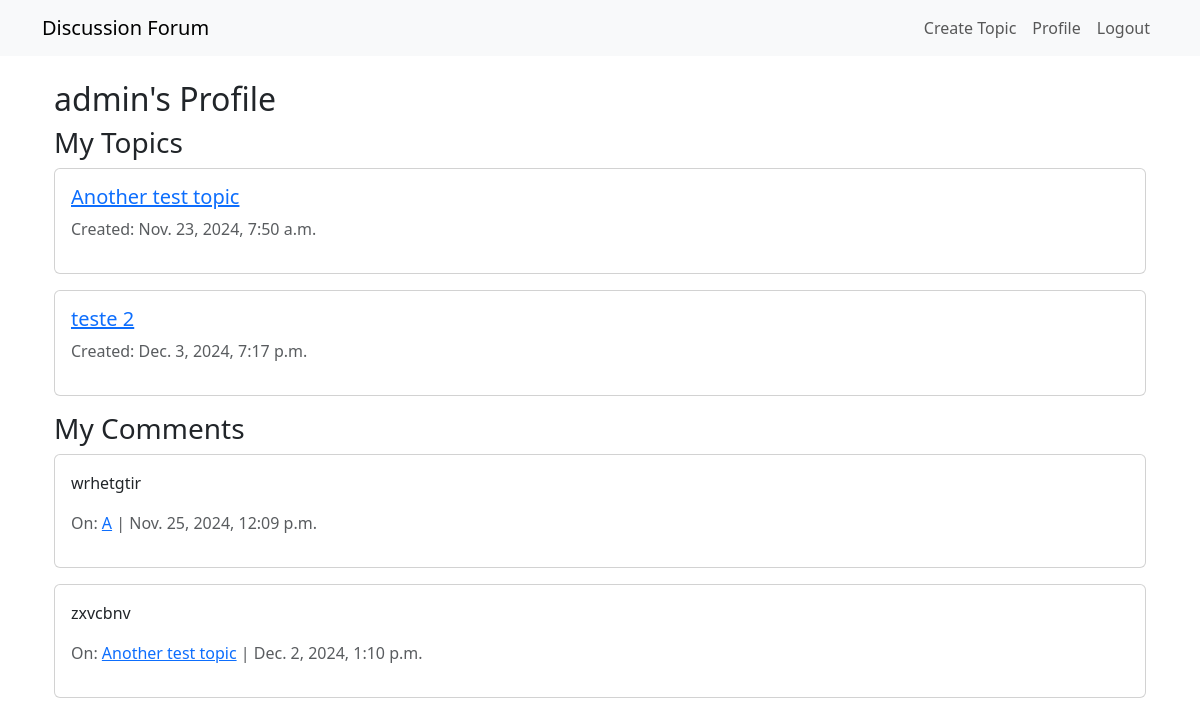
The app's page /topics/profile/ (signed in) with its own data.
### topics/models.py (models this page shows, shortened)
class Topic(models.Model):
    title = models.CharField(max_length=200)
    description = models.TextField()
    created_at = models.DateTimeField(auto_now_add=True)
    author = models.ForeignKey(User, on_delete=models.CASCADE, related_name='topics')

class Comment(models.Model):
    topic = models.ForeignKey(Topic, on_delete=models.CASCADE, related_name='comments')
    text = models.TextField()
    created_at = models.DateTimeField(auto_now_add=True)
    author = models.ForeignKey(User, on_delete=models.CASCADE, related_name='comments')

### topics/views.py (the view)
# urls.py: path('profile/', views.profile_view, name='profile'),
@login_required
def profile_view(request):
    user_topics = request.user.topics.all()
    user_comments = request.user.comments.all()
    return render(request, 'topics/profile.html', {
        'user_topics': user_topics,
        'user_comments': user_comments
    })

### topics/templates/topics/profile.html
{% extends 'base.html' %}
{% block content %}
<div class="container">
    <h2>{{ user.username }}'s Profile</h2>
    <h3>My Topics</h3>
    {% for topic in user_topics %}
        <div class="card mb-3">
            <div class="card-body">
                <h5 class="card-title">
                    <a href="{% url 'topic_detail' topic.id %}">{{ topic.title }}</a>
                </h5>
                <p class="text-muted">Created: {{ topic.created_at }}</p>
            </div>
        </div>
    {% empty %}
        <p>You haven't created any topics yet.</p>
    {% endfor %}
    <h3>My Comments</h3>
    {% for comment in user_comments %}
        <div class="card mb-3">
            <div class="card-body">
                <p style="white-space: pre-wrap;">{{ comment.text }}</p>
                <p class="text-muted">
                    On: <a href="{% url 'topic_detail' comment.topic.id %}">{{ comment.topic.title }}</a> | {{ comment.created_at }}
                </p>
            </div>
        </div>
    {% empty %}
        <p>You haven't made any comments yet.</p>
    {% endfor %}
</div>
{% endblock %}

### records on screen
Topic: title "Another test topic", created_at "Nov. 23, 2024, 7:50 a.m."
Topic: title "teste 2", created_at "Dec. 3, 2024, 7:17 p.m."
Comment: text "wrhetgtir", topic "A", created_at "Nov. 25, 2024, 12:09 p.m."
Comment: text "zxvcbnv", topic "Another test topic", created_at "Dec. 2, 2024, 1:10 p.m."

### other values on screen
{{ user.username }} "admin"
